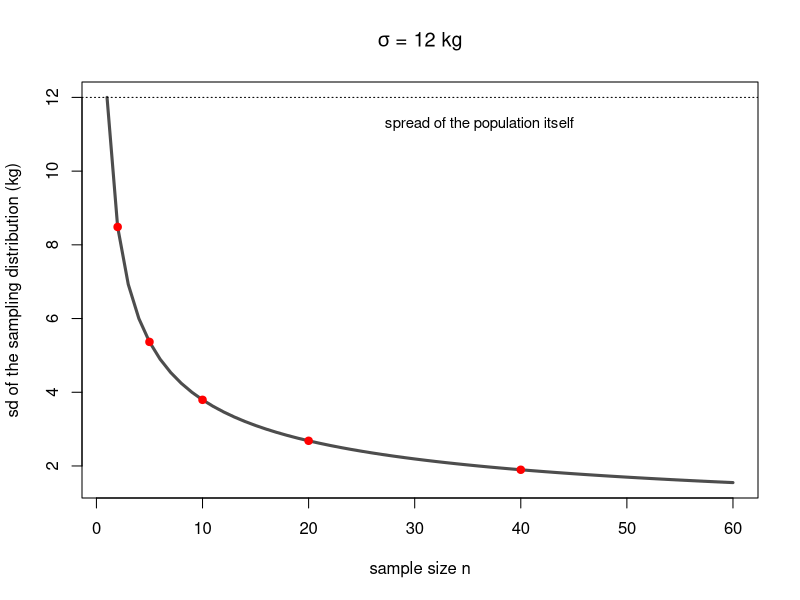
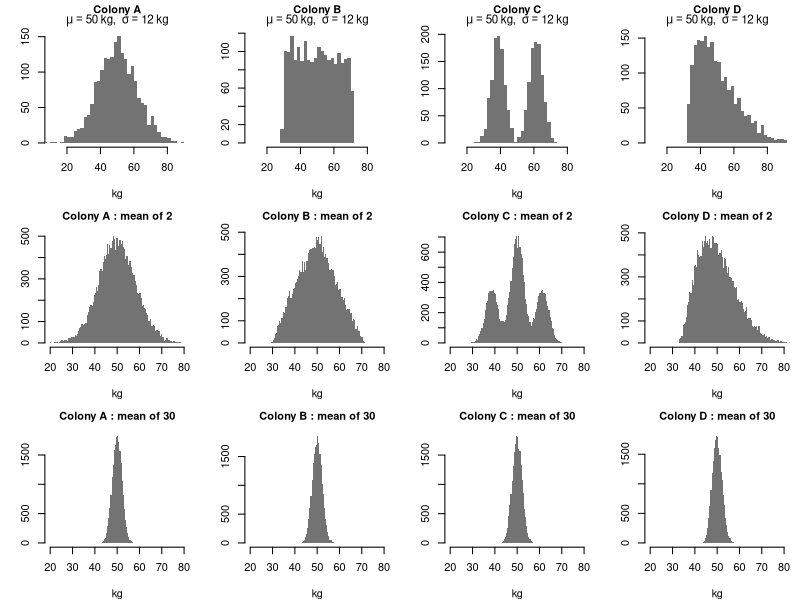
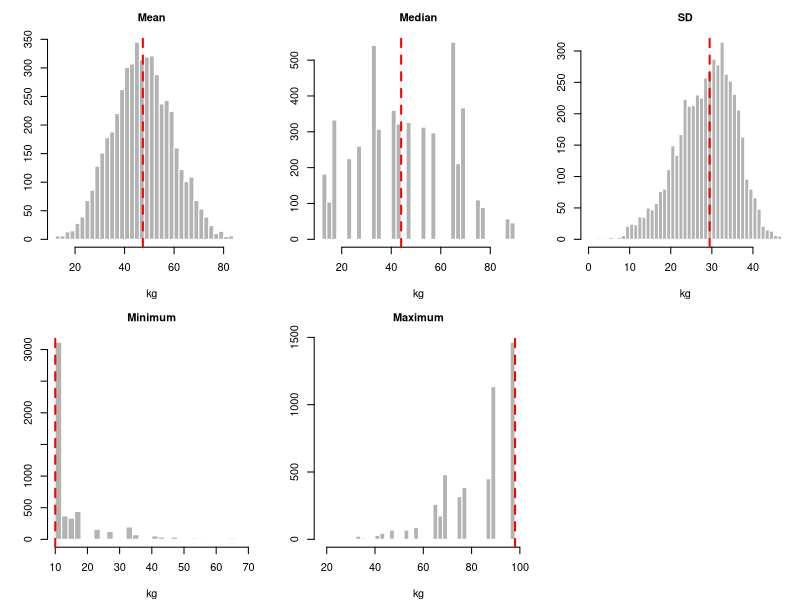
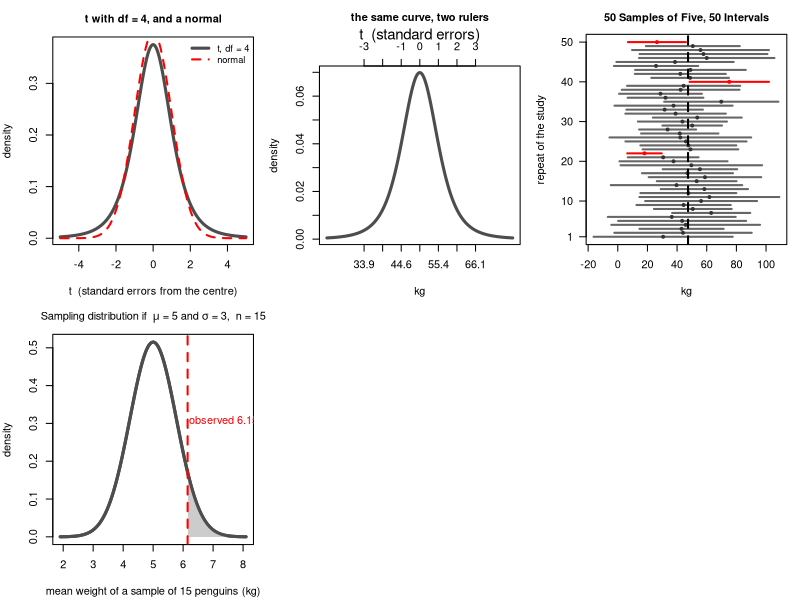

Here is the R script that generated these plots, in order:
## ---- chunk 1
knitr::opts_chunk$set(echo = FALSE, message = FALSE, warning = FALSE)
## ---- chunk 2
population <- c(12, 34, 69, 36, 13, 47, 98, 12, 18, 87, 65,
                42, 98, 76, 34, 18, 10, 89, 90, 78, 65, 53,
                27, 57, 69, 23, 44, 12, 67, 11, 15)
## ---- chunk 3
sigma <- 12
nn <- 1:60
plot(nn, sigma / sqrt(nn), type = "l", lwd = 3, col = "grey30",
     xlab = "sample size n", ylab = "sd of the sampling distribution (kg)",
     main = expression(paste(sigma, " = 12 kg")))
points(c(2, 5, 10, 20, 40), sigma / sqrt(c(2, 5, 10, 20, 40)), pch = 19, col = "red")
abline(h = sigma, lty = 3)
text(45, sigma * 0.94, "spread of the population itself", adj = 1, cex = 0.9)
## ---- chunk 4
set.seed(4003)
rescale <- function(x, m, s) (x - mean(x)) / sd(x) * s + m
N <- 2000
colonies <- list(
  "Colony A" = rescale(rnorm(N), 50, 12),
  "Colony B" = rescale(runif(N), 50, 12),
  "Colony C" = rescale(c(rnorm(N / 2, -1, 0.35), rnorm(N / 2, 1, 0.35)), 50, 12),
  "Colony D" = rescale(rbeta(N, 1.5, 6), 50, 12))

draw_means <- function(x, n, reps = 20000) replicate(reps, mean(sample(x, n, replace = TRUE)))

par(mfrow = c(3, 4), mar = c(4, 3.4, 2.4, 0.8), cex.main = 1)

pop_breaks <- seq(-10, 110, by = 2)
mean_breaks <- seq(0, 100, by = 0.5)

for (nm in names(colonies))
{
  hist(colonies[[nm]], breaks = pop_breaks, xlim = c(10, 90), col = "grey45",
       border = NA, main = "", xlab = "kg", ylab = "")
  title(main = nm, line = 1.4)
  mtext(bquote(mu == .(round(mean(colonies[[nm]]))) ~ "kg," ~~
               sigma == .(round(sd(colonies[[nm]]))) ~ "kg"),
        side = 3, line = 0.2, cex = 0.7)
}

for (nm in names(colonies))
  hist(draw_means(colonies[[nm]], 2), breaks = mean_breaks, xlim = c(20, 80),
       col = "grey45", border = NA,
       main = paste(nm, ": mean of 2"), xlab = "kg", ylab = "")

for (nm in names(colonies))
  hist(draw_means(colonies[[nm]], 30), breaks = mean_breaks, xlim = c(20, 80),
       col = "grey45", border = NA,
       main = paste(nm, ": mean of 30"), xlab = "kg", ylab = "")
## ---- chunk 5
set.seed(4004)
n <- 5
reps <- 5000
statistics <- list(Mean = mean, Median = median, SD = sd, Minimum = min, Maximum = max)
pop_values <- sapply(statistics, function(f) f(population))

par(mfrow = c(2, 3), mar = c(4, 3.6, 2.6, 0.8))
for (nm in names(statistics))
{
  vals <- replicate(reps, statistics[[nm]](sample(population, n)))
  hist(vals, breaks = 40, col = "grey70", border = "white",
       main = nm, xlab = "kg", ylab = "")
  abline(v = pop_values[nm], lty = 2, lwd = 2, col = "red")
}
plot.new()
## ---- chunk 6
par(mar = c(4.2, 4, 2.8, 1))
curve(dt(x, df = 4), from = -5, to = 5, n = 500, lwd = 3, col = "grey30",
      xlab = "t  (standard errors from the centre)", ylab = "density",
      main = "t with df = 4, and a normal")
curve(dnorm(x), add = TRUE, lwd = 2, lty = 2, col = "red")
legend("topright", c("t, df = 4", "normal"), lwd = c(3, 2), lty = c(1, 2),
       col = c("grey30", "red"), bty = "n", cex = 0.85)
## ---- chunk 7
mu <- 50; s <- 12; n5 <- 5
se <- s / sqrt(n5)
par(mar = c(4.2, 4, 5, 1))
curve(dt((x - mu) / se, df = 4) / se, from = mu - 5 * se, to = mu + 5 * se, n = 500,
      lwd = 3, col = "grey30", xlab = "kg", ylab = "density", xaxt = "n", main = "")
title(main = "the same curve, two rulers", line = 3.4)
axis(1, at = mu + (-3:3) * se, labels = round(mu + (-3:3) * se, 1))
axis(3, at = mu + (-3:3) * se, labels = -3:3)
mtext("t  (standard errors)", side = 3, line = 1.8, cex = 0.9)
## ---- chunk 8
set.seed(4005)
n <- 5
reps <- 50
true_mean <- mean(population)
t_crit <- qt(0.975, df = n - 1)
cis <- t(replicate(reps, {
  x <- sample(population, n)
  mean(x) + c(-1, 0, 1) * t_crit * sd(x) / sqrt(n)
}))
miss <- cis[, 1] > true_mean | cis[, 3] < true_mean

par(mar = c(4.2, 4, 2.6, 1))
plot(NA, xlim = range(cis), ylim = c(1, reps), yaxt = "n",
     xlab = "kg", ylab = "repeat of the study", main = "50 Samples of Five, 50 Intervals")
axis(2, at = c(1, 10, 20, 30, 40, 50), las = 1)
segments(cis[, 1], 1:reps, cis[, 3], 1:reps, lwd = 2,
         col = ifelse(miss, "red", "grey40"))
points(cis[, 2], 1:reps, pch = 19, cex = 0.6, col = ifelse(miss, "red", "grey20"))
abline(v = true_mean, lty = 2, lwd = 2)
## ---- chunk 9
mu0 <- 5; sig <- 3; n6 <- 15; obs <- 6.15
se6 <- sig / sqrt(n6)
xs <- seq(mu0 - 4 * se6, mu0 + 4 * se6, length.out = 500)
plot(xs, dnorm(xs, mu0, se6), type = "l", lwd = 3, col = "grey30",
     xlab = "mean weight of a sample of 15 penguins (kg)", ylab = "density",
     main = expression(paste("Sampling distribution if  ", mu, " = 5 and ", sigma, " = 3,  n = 15")))
xt <- seq(obs, mu0 + 4 * se6, length.out = 200)
polygon(c(obs, xt, max(xt)), c(0, dnorm(xt, mu0, se6), 0), col = "grey80", border = NA)
lines(xs, dnorm(xs, mu0, se6), lwd = 3, col = "grey30")
abline(v = obs, lty = 2, lwd = 2, col = "red")
text(obs + 0.05, dnorm(mu0, mu0, se6) * 0.6, "observed 6.15", col = "red", adj = 0)
